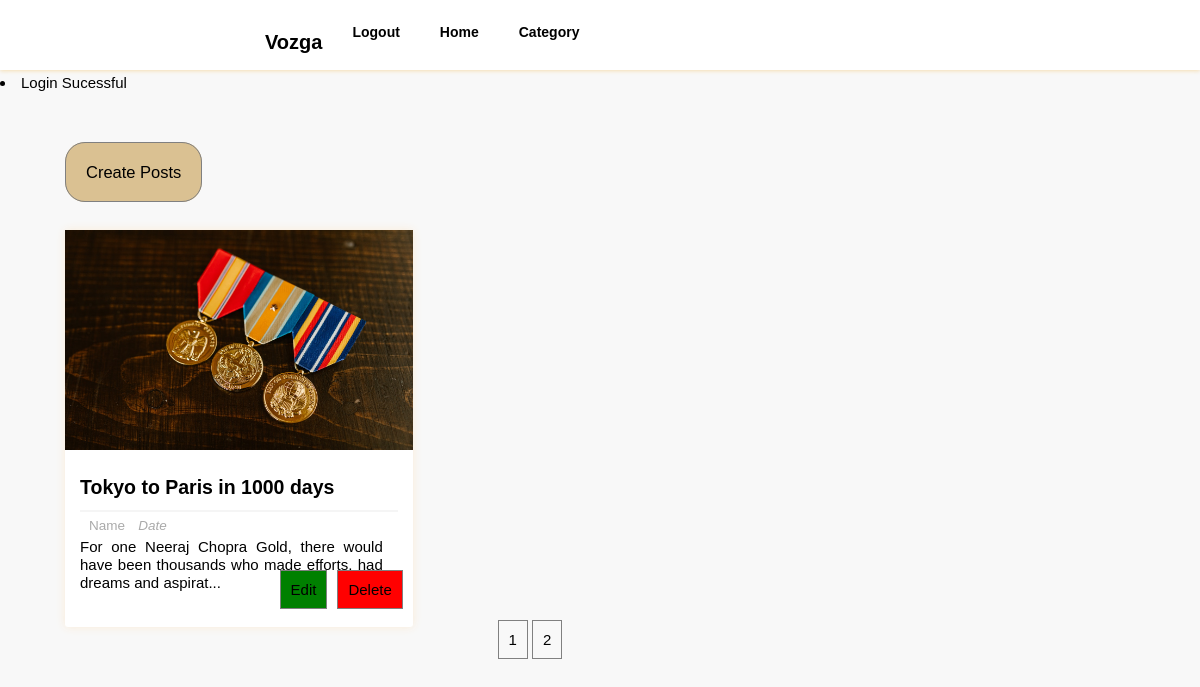
/user_dashboard.php?page=2 (signed in), run on the app's committed database.
### tables this page shows
CREATE TABLE `posts` (
  `p_id` int(11) NOT NULL,
  `title` varchar(255) NOT NULL,
  `description` text NOT NULL,
  `category` varchar(255) NOT NULL,
  `image` varchar(255) NOT NULL,
  `user_id` int(20) NOT NULL,
  `likes` int(11) NOT NULL
);

### user_dashboard.php (the view, shortened to what this page needs)
<?php
    require_once "includes/login_validate.php";
?>
<html lang="en">
<head>
    <link href="includes/style.css" rel="stylesheet" type="text/css" />
</head>
<body>
<div class="header-wrapper">
<header>
            <div class='logo'>
                <h3>Vozga</h3>
            </div>
            <div class="search-form">
                        <div class="icon">
                        </div>
                    </div>
            <ul class='list'>
                <li><a>Category<i class="fas fa-chevron-down" style="color:black; font-size: 14px; font-weight: 600; padding:5px;"></i></a>
                </li>
                <li><a href='homepage'>Home</a></li>
                <li><a href="logout">Logout</a></li>
            </ul>
        </header>
</div>
<?php if(isset($_SESSION['message'])):?>
    <div class="msg <?php echo $_SESSION['type'];?>">
        <li><?php echo $_SESSION['message'];?></li>
    </div>
<?php endif;?>
<div class="manage-posts-admin">
    <div class="admin-manage">
        <ul>
            <li><a href="createpost.php">Create Posts</a></li>
        </ul>
    </div>
    <div class="main-content-admin">
        <?php
            $results_per_page=4;
            $userid=$_COOKIE['cookieuserid'];
            $sql="SELECT * FROM posts WHERE user_id='$userid'";
            $result=mysqli_query($con,$sql);
            $i=0;
            $num_of_result=mysqli_num_rows($result);
            $num_of_pages=ceil($num_of_result/$results_per_page);
            if(!isset($_GET['page'])){
                $page=1;
            }else{
                $page=$_GET['page'];
            }
            $start_limit=($page-1)*$results_per_page;
            $sql="SELECT * FROM posts WHERE user_id='$userid' LIMIT ".$start_limit.','.$results_per_page;
            $result=mysqli_query($con,$sql);
            if(mysqli_num_rows($result) > $i){
                while($row=mysqli_fetch_assoc($result)){
        ?>
        <div class="main-post-admin">
            <?php
                $output_image="images/resized/".$row['image'];
                $desc=$row['description'];
                $desc = substr($desc,0,100).'...';
            ?>
            <img class="image" src="<?php echo $output_image;?>", alt="post_image">
            <div class="post-preview-wrapper">
                <a href="single?id=<?php echo $row['p_id'];?>" class="post-title"><?php echo $row['title'];?></a>
                <div class="post-preview">
                    <span class="author-name"><i class="fas fa-user"></i>Name</span>
                    <span class="post-date"><i class="fas fa-calendar-week">Date</i></span>
                    <p class="desc"><?php echo $desc; ?></p>
                </div>
            </div>
            <div class="btns">
                <ul class="edit-delete-btn">
                    <li>
                        <a href="editpost.php?id=<?php echo $row['p_id'];?>" class="btn edit-link">Edit</a>
                    </li>
                    <li>
                        <a href="deletepost.php?del_id=<?php echo  $row['p_id'];?>" class ="btn delete-link" onclick="return confirm('Are you sure you want to delete this?')">Delete</a>
                    </li>
                </ul>
            </div>
        </div>
        <?php
                }
            }
            else{
                ?>
                <tr>
                    <th colspan="2">No results to display</th>
                </tr>
                <?php
            }
        ?>
    </div>
    <div class='index-dashboard'><center>
    <?php
    for($page=1;$page<=$num_of_pages;$page++)
    {
        echo '<a href="user_dashboard.php?page='.$page.'">'.$page.'</a> ';
    }   ?>
</div>
    </div>
</body>
</html>

### data on the page
posts: image (picture), title "Tokyo to Paris in 1000 days", description "For one Neeraj Chopra Gold, there would have been thousands who made efforts, had dreams and aspirat..."

### other printed values
$_SESSION['message'] "Login Sucessful"
